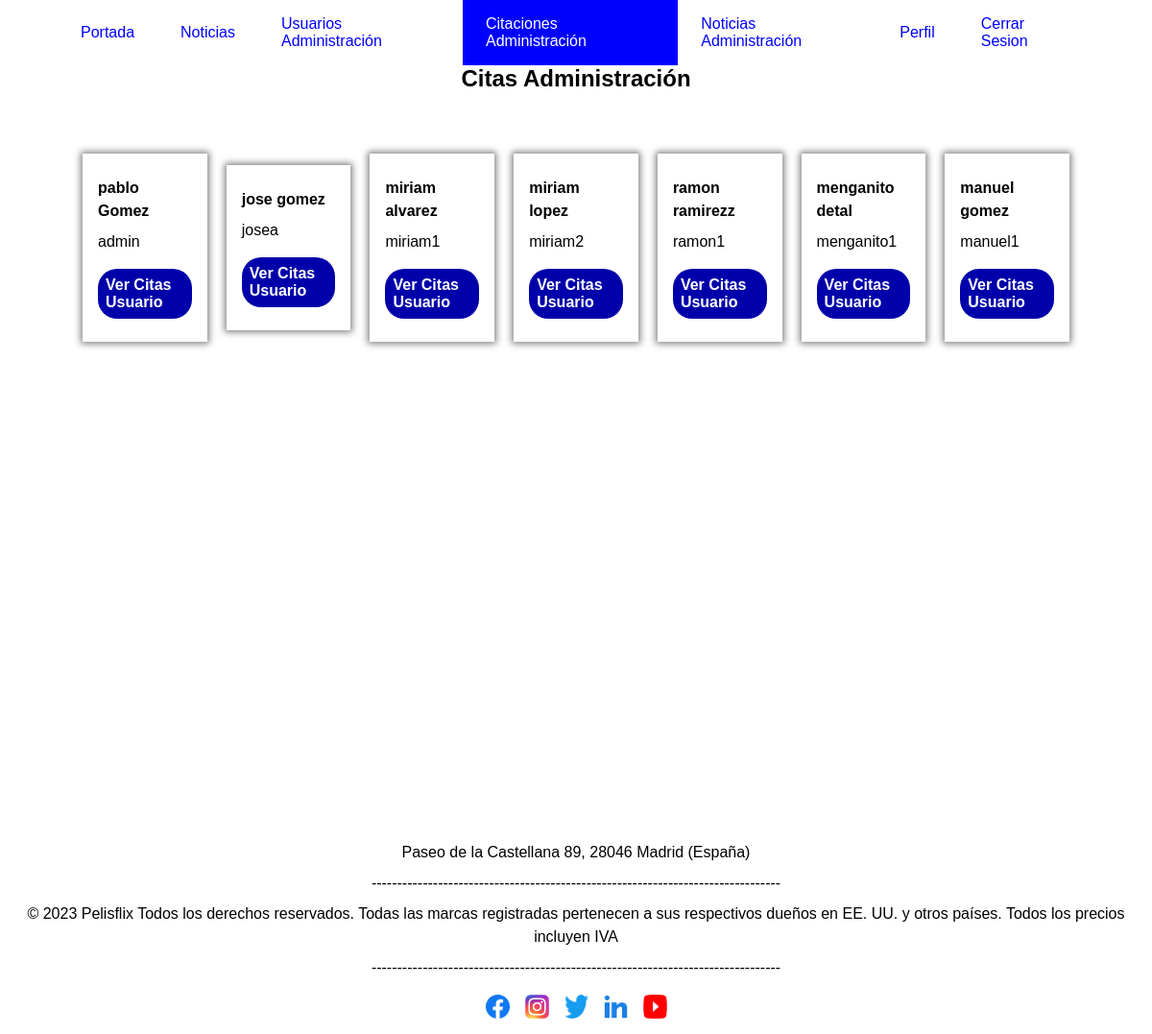
Page /itmd/public/administrador/citas-administracion.php (signed in) on the committed database.
### tables this page shows
CREATE TABLE `users_data` (
  `idUser` int(11) NOT NULL,
  `nombre` char(100) NOT NULL,
  `apellido` char(100) NOT NULL,
  `email` char(100) NOT NULL,
  `telefono` text NOT NULL,
  `fecha_de_nacimiento` date NOT NULL,
  `direccion` text DEFAULT NULL,
  `sexo` text DEFAULT NULL
);

### itmd/private/queries.php (called while the page is built, shortened)
<?php
	function datos_usuario($database_connection,$idUser){
		$sql = "SELECT * FROM users_data WHERE idUser='".e_s($idUser)."';";
		$result = $database_connection->query($sql);
		if ($result) {
			$user_data = $result->fetch_assoc();
			$sql = "SELECT * FROM users_login WHERE idUser='".e_s($idUser)."';";
			$result = $database_connection->query($sql);
			if ($result) {
				$user_login = $result->fetch_assoc();
				$user_data['usuario'] = $user_login['usuario'];
				$user_data['password'] = $user_login['password'];
				return $user_data;
			}else{
				echo $database_connection->error;
				return false;
			}
		}else{
			echo $database_connection->error;
			return false;
		}
	}
	function seleccionar_usuarios($database_connection){
		$sql = "SELECT * FROM users_data;";
		$result = $database_connection->query($sql);
		if ($result) {
			return $result;
		}else{
			echo $database_connection->error;
		}
	}
?>

### itmd/private/functions.php (called while the page is built, shortened)
<?php
	function url_completo($url){
		global $root_url;
		return $root_url.'/'.$url;
	}
	function e_s($string){
		global $database_connection ;
		return $database_connection->escape_string($string);
	}
?>

### itmd/private/config.php (called while the page is built, shortened)
<?php
	$root_url = substr($_SERVER['SCRIPT_NAME'], 0,strpos($_SERVER['SCRIPT_NAME'], 'itmd')+4);
	include 'functions.php';
	include 'db_functions.php';
	include 'queries.php';
?>

### itmd/public/administrador/citas-administracion.php (the view, shortened to what this page needs)
<?php
	require_once '../../private/config.php';
	include SHARED_PATH. '/head.php';
	include SHARED_PATH. '/header.php';
?>
<main>
		<section>
			<div class="container">
				<h2>Citas Administración</h2>
				<div class="flex align-center justify-start usuarios">
					<?php
						$usuarios = seleccionar_usuarios($database_connection);
						while ($usuario = $usuarios->fetch_assoc()) {
							$datos_usuario = datos_usuario($database_connection,$usuario['idUser']);
					?>
					<div class="usuario">
						<p><b><?php echo $usuario['nombre'] . " " . $usuario['apellido']; ?></b></p>
						<p><?php echo $datos_usuario['usuario']; ?></p>
						<a class="manage-btn edit-btn" href="<?php echo url_completo('public/administrador/citas-usuario.php?idUser='.$usuario['idUser']); ?>">Ver Citas Usuario</a>
					</div>
					<?php
						}
					?>
				</div>
			</div>
		</section>
	</main>
<?php
	include SHARED_PATH.'/footer.php';
?>

### itmd/assets/css/style.css (style rules this page uses)
:root { --color-principal:#0000FF; }
* { margin:0; padding: 0; box-sizing: border-box; }
main { padding-bottom: 2rem; min-height: 100vh; }
.container { width: 90%; margin:0 auto; }
a { text-decoration: none; color: var(--color-principal); }
h1,h2,h3,p,a,li,label,div,span { font-family: "Open-Sans",sans-serif; }
h1,h2 { text-align: center; margin-bottom: 2rem; }
p { margin:.5rem 0; line-height: 1.5em; }
.flex { display: flex; }
.justify-start { justify-content: flex-start; }
.align-center { align-items: center; }
.manage-btn { display: inline-block; margin:.5rem 0; padding: .5rem; font-weight: 600; color: #fff; border-radius: 20px; }
.edit-btn { background-color: #0000aa; }
.citas,.usuarios,.noticias { padding: 1rem; }
.citas .cita,.usuarios .usuario,.noticias .noticia { box-shadow: 0 0 7px 2px rgba(0,0,0,.5); padding: 1rem; margin:1rem 10px; }

### rows in the picture
users_data: nombre "pablo", apellido "Gomez", usuario "admin"
users_data: nombre "jose", apellido "gomez", usuario "josea"
users_data: nombre "miriam", apellido "alvarez", usuario "miriam1"
users_data: nombre "miriam", apellido "lopez", usuario "miriam2"
users_data: nombre "ramon", apellido "ramirezz", usuario "ramon1"
users_data: nombre "menganito", apellido "detal", usuario "menganito1"
users_data: nombre "manuel", apellido "gomez", usuario "manuel1"
